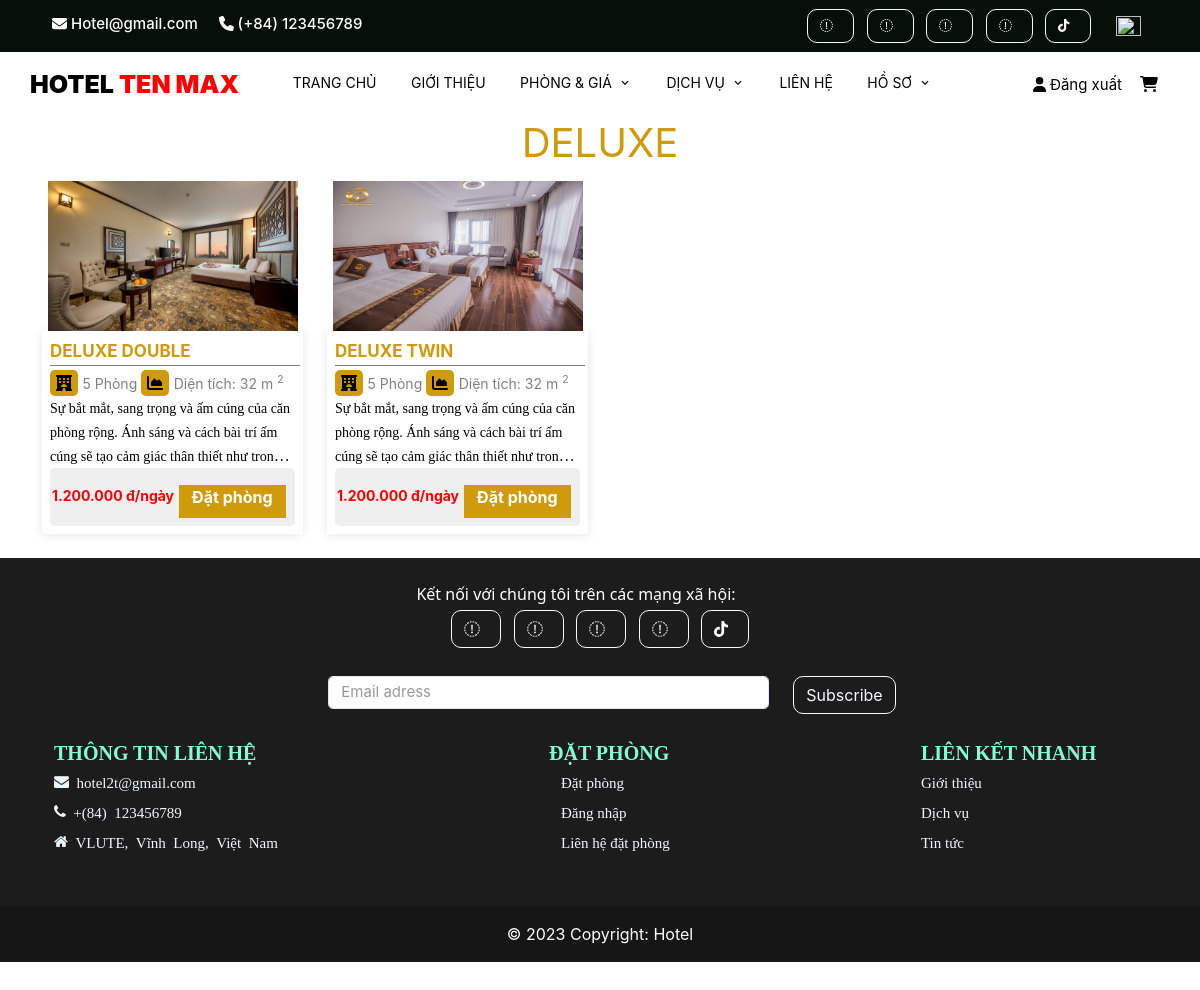
The app's page /views/front/deluxe.tpl.php (signed in) with its own data.
### tables this page shows
CREATE TABLE `phong` (
  `id_phong` int(10) NOT NULL,
  `id_chitietloaiphong` int(10) NOT NULL,
  `TongSoPhong` int(10) NOT NULL,
  `TieuDe` varchar(100) NOT NULL,
  `MoTa` varchar(10000) NOT NULL,
  `SucChua` int(10) NOT NULL,
  `DienTich` varchar(10) NOT NULL,
  `Gia` varchar(10) NOT NULL,
  `Anh1` varchar(100) NOT NULL,
  `Anh2` varchar(100) NOT NULL,
  `Anh3` varchar(100) NOT NULL,
  `Anh4` varchar(100) NOT NULL,
  `Anh5` varchar(100) NOT NULL,
  `id_trangthai` int(10) NOT NULL,
  `Capnhatgannhat` timestamp NOT NULL DEFAULT current_timestamp() ON UPDATE current_timestamp()
);

### models/deluxe.php (called while the page is built)
<?php
    $conn = mysqli_connect('localhost', 'root', '', 'khachsan');
    $phong = "SELECT p.*, ctlp.*
    FROM phong p, chitietloaiphong ctlp where p.id_chitietloaiphong = ctlp.id_chitietloaiphong && ctlp.id_loaiphong = 2
    order by id_phong asc";
    $query = mysqli_query($conn, $phong);
?>

### views/front/deluxe.tpl.php (the view, shortened to what this page needs)
<!doctype html>
<html lang="en">
  <head>
    <link href="https://cdn.jsdelivr.net/npm/bootstrap@5.0.1/dist/css/bootstrap.min.css" rel="stylesheet">
    <link rel="stylesheet" href="../../templates/front/fonts/icomoon/style.css">
    <link rel="stylesheet" href="../../templates/front/css/css/owl.carousel.min.css">
    <link rel="stylesheet" href="../../templates/front/css/bootstrap.min.css">
    <link rel="stylesheet" href="../../templates/front/css/style.css">
    <link rel="stylesheet" href="../../templates/front/css/css/bootstrap.min.css">
    <link rel="stylesheet" href="../../templates/front/css/css/style.css">
    <link rel="stylesheet" href="../../templates/front/css/login.css">
    <link rel="stylesheet" href="../../templates/front/css/app.css">
    <link rel="stylesheet" href="../../templates/front/css/reset.css">
    <link rel="stylesheet" href="../../templates/front/css/css.css">
    <link rel="stylesheet" href="../../templates/front/css/pricerange.css">
    <link rel="stylesheet" href="https://cdnjs.cloudflare.com/ajax/libs/font-awesome/5.15.4/css/all.min.css">
    <link rel="stylesheet" href="../../templates/front/css/tabunderline.css">
    <link rel="stylesheet" href="../../templates/front/css/css_tab/demo.css">
    <link rel="stylesheet" type="text/css" href="../../templates/front/css/css_tab/style.css" />
    <link rel="stylesheet" href="https://cdnjs.cloudflare.com/ajax/libs/font-awesome/4.7.0/css/font-awesome.min.css">
    </head>
  <body>
 <div>
        <?php include("header.tpl.php");?>
            <div class="container">
                <div class="row">
                    <div class="td">
                    DELUXE
                    </div>
        </div>
                    <div class="tab-content mt-2" id="pills-tabContent">
                            <div class="tab-pane fade show active" id="pills-home" role="tabpanel" aria-labelledby="pills-home">
                                <div class="row">
									<?php
                                        include("../../models/deluxe.php");
										while($row=mysqli_fetch_array($query))
										{
									?>
                                    <div class="col-md-3 col-lg-3">
                                        <div class="featured-thumb hover-zoomer mb-4">
                                        <form action="datphong.tpl.php" method="POST" enctype="multipart/form-data">
                                            <div class="overlay-black overflow-hidden position-relative">
                                                <img src="../../templates/front/images/<?= $row['Anh1']; ?>" alt="" class="anh_phong">
                                            </div>
                                            <div class="featured-thumb-data shadow-one">
                                            <a href="chitietphong.tpl.php?id_phong=<?php echo $row["id_phong"]?>">
                                                <div class="p-2">
                                                    <div class="tieude" >
                                                        <span style="font-size:17px; color: #cf9b0a; font-weight:10px;"><b><?php echo $row["TieuDe"]?></b></span>
                                                    </div>
                                                    <div class="horizontal-line"></div>
                                                    <div>
                                                        <button type="button" class="button_p">
                                                            <span class="fa fa-hotel">
                                                            </span>
                                                        </button>
                                                        <span style="font-size:14px; color: gray;"><?php echo $row["TongSoPhong"]?></b> Phòng </span>
                                                        <button type="button" class="button_p">
                                                            <span class="fa fa-chart-area">
                                                            </span>
                                                        </button>
                                                        <span style="font-size:14px; color: gray;">Diện tích: <?php echo $row["DienTich"]?> m<sup>2</sup></span>
                                                    </div>
                                                    <div class="mota" >
                                                        <span style="font-size:14px; color: black;"><?php echo $row["MoTa"]?></span>
                                                    </div>
                                                    <div class="gia">
                                                        <span style="color:red; font-size: 14px;"><b><?php echo$row['Gia'];?> đ/ngày</b></span>
                                                        <a href="datphong.tpl.php?id_phong=<?php echo $row["0"]?>">
                                                            <span style="padding-top:50px;">
                                                                <span style="background-color:#cf9b0a; width: 100px; height: 35px; padding-bottom:13px;">
                                                                <button type="button" class="btn"><span style="font-size:16px; color: white;"><b>Đặt phòng</b></span></button>
                                                                </span>
                                                            </span>
                                                        </a>
                                                    </div>
                                                </div>
                                                </a>
                                            </div>
                                            </form>
                                        </div>
                                    </div>
									<?php } ?>
                                </div>
                            </div>
                        </div>
            </div>
            </div>
      <?php include("footer.tpl.php");?>
    </body>
</html>

### templates/front/css/style.css (style rules this page uses)
body { font-family: "Open Sans", -apple-system, BlinkMacSystemFont, "Segoe UI", Roboto, "Helvetica Neue", Arial, "Noto Sans", sans-serif, "Apple Color Emoji", "Segoe UI Emoji", "Segoe UI Symbol", "Noto Color Emoji"; background-color: #fff; height: 200vh; position: relative; }
body:before { content: ""; position: absolute; top: 0; left: 0; right: 0; bottom: 0; background: rgba(0, 0, 0, 0.5); -webkit-transition: .3s all ease; -o-transition: .3s all ease; transition: .3s all ease; opacity: 0; visibility: hidden; z-index: 1; }
a { -webkit-transition: .3s all ease; -o-transition: .3s all ease; transition: .3s all ease; }
a, a:hover { text-decoration: none !important; }
.overlay-black::before { display: block; z-index: 9; }
.tieude { color: #000; font-size: 13px; }

### templates/front/css/css/style.css (style rules this page uses)
.container, .container-fluid { transition: all 0.6s ease 0s; -moz-transition: all 0.6s ease 0s; -webkit-transition: all 0.6s ease 0s; -o-transition: all 0.6s ease 0s; }
.text-ordinary, a.text-ordinary, .text-ordinary a, body, .dropdown-item, .footer-widget li a, .text-ordinary .jslider .jslider-label, .breadcrumb-item > a, .list-text-white a.dropdown-item { color: var(--theme-ordinary-color); }
.overlay-black::before { background-color: var(--theme-dark-opacity-color); }
.hover-shadow:hover, .shadow-one { -webkit-box-shadow: 0px 1px 10px 0px rgba(0, 0, 0, 0.1); -moz-box-shadow: 0px 1px 10px 0px rgba(0, 0, 0, 0.1); box-shadow: 0px 1px 10px 0px rgba(0, 0, 0, 0.1); }
.transation-3s, .transation-3s:hover, .hover-zoomer img, .hover-bg-white, a, a:hover, .btn, .btn:hover, .radio-check label, .message-list li .message-action, .timeline-item .circle, .timeline-item .date-time, .clip-item .fa-times { -moz-transition: all 300ms ease-in-out 0s; -webkit-transition: all 300ms ease-in-out 0s; -o-transition: all 300ms ease-in-out 0s; -ms-transition: all 300ms ease-in-out 0s; transition: all 300ms ease-in-out 0s; }
body { font-family: var(--theme-ordinary-font); font-size: 15px; line-height: 28px; }
a, a:hover, .btn-link, .btn-link:hover { text-decoration: none; cousor: pointer; }
img { width: 100%; }
button, button:focus { border: none; outline: none; }
.btn { padding: 0px 23px; font-size: 14px; border-radius: 0; line-height: 46px; font-weight: 500; }
[class*="overlay-"]::before { position: absolute; content: " "; top: 0; left: 0; right: 0; bottom: 0; }
.overlay-black::before { display: block; z-index: 9; }
.hover-zoomer img { -webkit-transform: scale(1); -moz-transform: scale(1); -o-transform: scale(1); -ms-transform: scale(1); transform: scale(1); }
::placeholder { font: var(--theme-ordinary-font); font-size: 15px; font-weight: 400; color: #fff; }
sup { padding-left: 4px; }

### views/front/deluxe.tpl.php (style rules this page uses)
.anh_phong { display: block; margin-left: auto; margin-right: auto; width: 100%; width: 250px; height: 150px; }
.tieude { color: black; font-size: 13px; display: -webkit-box; -webkit-line-clamp: 2; -webkit-box-orient: vertical; overflow: hidden; }
.mota { font-family: Tahoma; display: -webkit-box; -webkit-line-clamp: 3; -webkit-box-orient: vertical; overflow: hidden; }
.button_p { background-color: #cf9b0a; border-radius:5px; }
.horizontal-line { border: none; color: gray; border-top: 1px solid gray; height: 5px; width: 250px; }
.gia { background-color: #efefef; padding-top: 10px; padding-bottom: 10px; padding-left: 2px; border-radius: 5px; }
.td { font-size: 40px; color: #cf9b0a; padding-left: none; text-align: center; }

### records on screen
phong: Anh1 (picture), TieuDe "DELUXE DOUBLE", TongSoPhong "5", DienTich "32", MoTa "Sự bắt mắt, sang trọng và ấm cúng của căn phòng rộng. Ánh sáng và cách bài trí ấm cúng sẽ tạo cảm giác thân thiết như…", Gia "1.200.000"
phong: Anh1 (picture), TieuDe "DELUXE TWIN", TongSoPhong "5", DienTich "32", MoTa "Sự bắt mắt, sang trọng và ấm cúng của căn phòng rộng. Ánh sáng và cách bài trí ấm cúng sẽ tạo cảm giác thân thiết như…", Gia "1.200.000"
